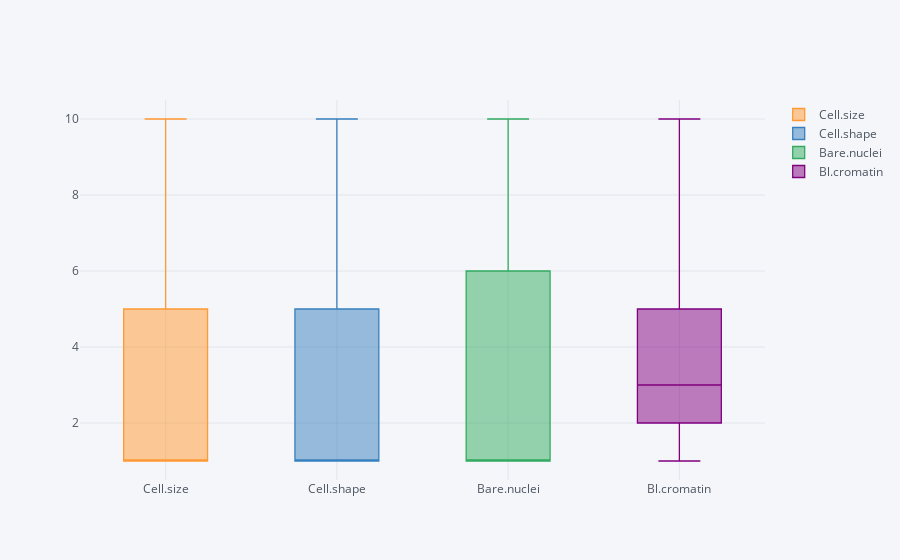

Write notebook code for a chart like this one.
### Markdown cell above
****As mentioned Before Cell.size ~ Cell.Shape ~ and Bare.Nuclei have strong relation

### Code cell
df_re = df[['Cell.size','Cell.shape','Bare.nuclei','Bl.cromatin']]
df_re.iplot(kind = 'box',)
print("I consider these 4 variable important , therefore I was looking for any clue or trend ")

### Figure 1 — Plotly figure (JSON) as saved in the notebook; plotly's stock layout.template omitted (floating-point values rounded to 4 significant figures; data arrays with more than 128 entries replaced by an {"elided": "..."} marker saying what was removed)
{"data": [{"boxpoints": false, "line": {"width": 1.3}, "marker": {"color": "rgba(255, 153, 51, 1.0)"}, "name": "Cell.size", "orientation": "v", "type": "box", "y": {"elided": "699 int values"}}, {"boxpoints": false, "line": {"width": 1.3}, "marker": {"color": "rgba(55, 128, 191, 1.0)"}, "name": "Cell.shape", "orientation": "v", "type": "box", "y": {"elided": "699 int values"}}, {"boxpoints": false, "line": {"width": 1.3}, "marker": {"color": "rgba(50, 171, 96, 1.0)"}, "name": "Bare.nuclei", "orientation": "v", "type": "box", "y": {"elided": "699 float values"}}, {"boxpoints": false, "line": {"width": 1.3}, "marker": {"color": "rgba(128, 0, 128, 1.0)"}, "name": "Bl.cromatin", "orientation": "v", "type": "box", "y": {"elided": "699 int values"}}], "layout": {"legend": {"bgcolor": "#F5F6F9", "font": {"color": "#4D5663"}}, "paper_bgcolor": "#F5F6F9", "plot_bgcolor": "#F5F6F9", "title": {"font": {"color": "#4D5663"}}, "xaxis": {"gridcolor": "#E1E5ED", "showgrid": true, "tickfont": {"color": "#4D5663"}, "title": {"font": {"color": "#4D5663"}, "text": ""}, "zerolinecolor": "#E1E5ED"}, "yaxis": {"gridcolor": "#E1E5ED", "showgrid": true, "tickfont": {"color": "#4D5663"}, "title": {"font": {"color": "#4D5663"}, "text": ""}, "zerolinecolor": "#E1E5ED"}}}
